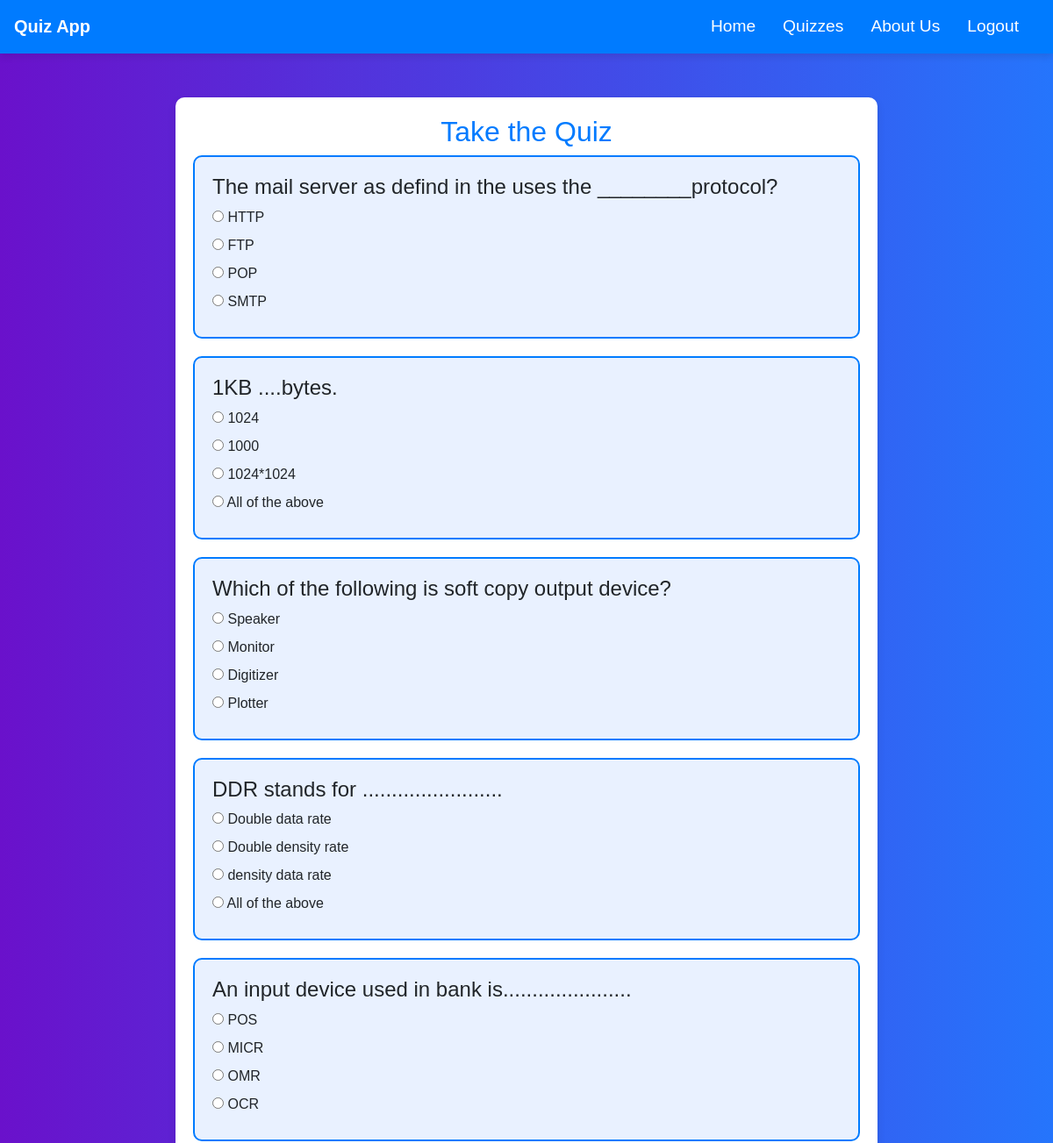
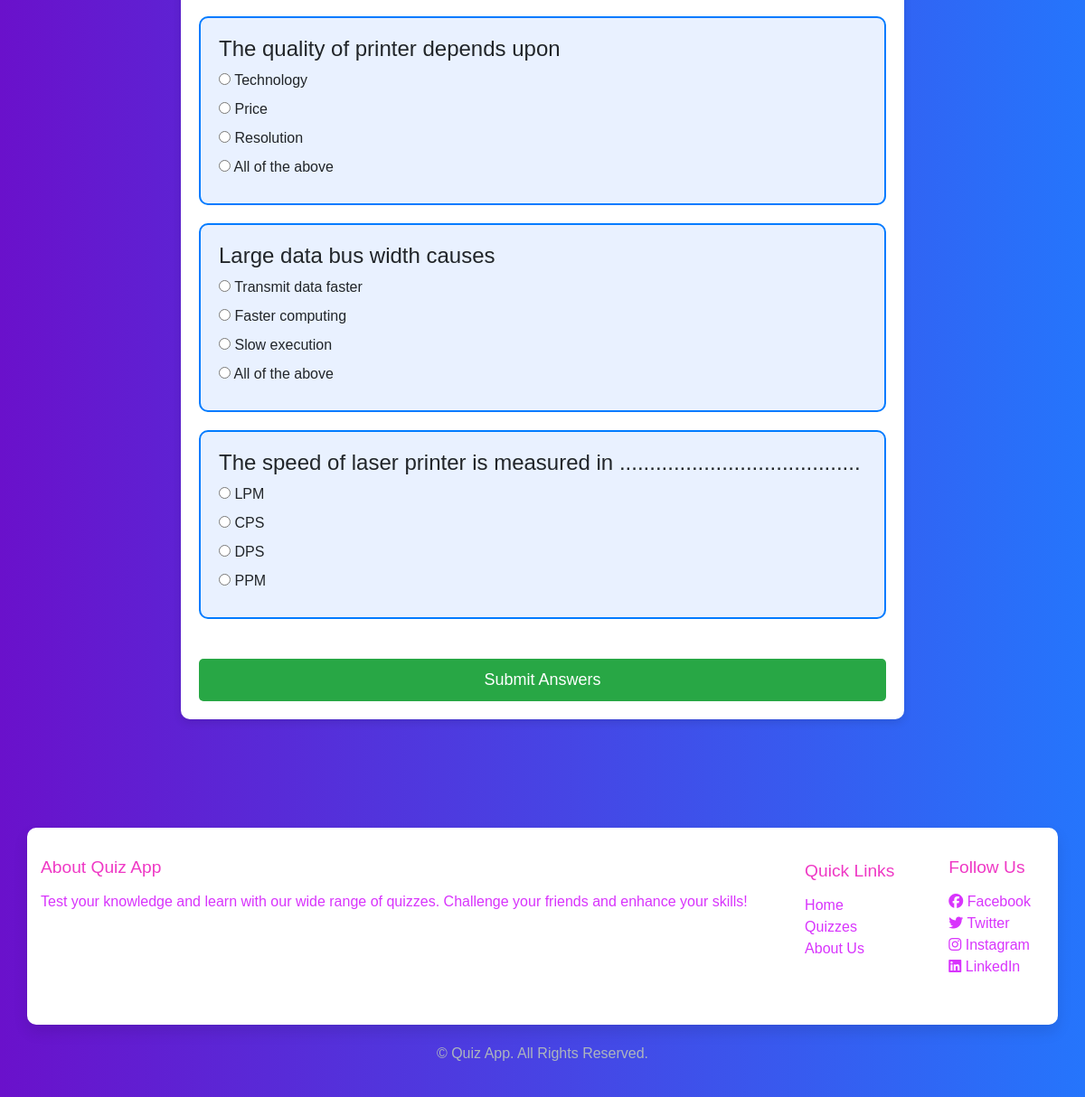
/quiz/ (signed in), run on the app's committed database (2 pictures, top to bottom).
### Qapp/models.py (models this page shows, shortened)
class Question(models.Model):
    question_text = models.CharField(max_length=255)

class Option(models.Model):
    question = models.ForeignKey(Question, related_name='options', on_delete=models.CASCADE)
    option_text = models.CharField(max_length=255)
    is_correct = models.BooleanField(default=False)  # This helps in checking correct answers later

### Qapp/views.py (the view, shortened to what this page needs)
# urls.py: path('quiz/', views.quiz_view, name='quiz'),
@login_required(login_url='login')
def quiz_view(request):
    questions = Question.objects.all()  # Get all questions
    return render(request, 'quiz.html', {'questions': questions})

### Qapp/templates/quiz.html (shortened to what this page needs)
{% extends "base.html" %}
{% block content %}
    <link href="https://maxcdn.bootstrapcdn.com/bootstrap/4.5.2/css/bootstrap.min.css" rel="stylesheet">
</head>
<body>
<div class="quiz-container">
    <h2>Take the Quiz</h2>
    <form method="POST">
        <div class="questions-wrapper">
            {% for question in questions %}
                <div class="question-card">
                    <h4>{{ question.question_text }}</h4>
                    {% for option in question.options.all %}
                        <label class="d-block">
                            <input type="radio" name="question_{{ question.id }}" value="{{ option.id }}">
                            {{ option.option_text }}
                        </label>
                    {% endfor %}
                </div>
            {% endfor %}
        </div>
        <button type="submit" class="submit-btn mt-4">Submit Answers</button>
    </form>
</div>
{% endblock content %}

### Qapp/templates/base.html (shortened to what this page needs)
<!DOCTYPE html>
<html lang="en">
{% load static %}
<head>
    <link href="https://maxcdn.bootstrapcdn.com/bootstrap/4.5.2/css/bootstrap.min.css" rel="stylesheet">
    <link href="https://cdnjs.cloudflare.com/ajax/libs/font-awesome/5.15.4/css/all.min.css" rel="stylesheet">
</head>
<body>
    <nav class="navbar navbar-expand-lg navbar-light">
        <a class="navbar-brand" href="/">Quiz App</a>
        <div class="collapse navbar-collapse" id="navbarNav">
            <ul class="navbar-nav ml-auto">
                <li class="nav-item">
                    <a class="nav-link" href="{% url 'home' %}">Home</a>
                </li>
                <li class="nav-item">
                    <a class="nav-link" href="{% url 'quiz' %}">Quizzes</a>
                </li>
                <li class="nav-item">
                    <a class="nav-link" href="{% url 'about' %}">About Us</a>
                </li>
                {% if user.is_authenticated %}
                <li class="nav-item">
                    <a class="nav-link" href="{% url 'logout' %}">Logout</a>
                </li>
                {% endif %}
            </ul>
        </div>
    </nav>
    {% block content %}
    {% endblock %}
    <footer class="footer">
        <div class="container">
            <div class="footer-section">
                <h4>About Quiz App</h4>
                <p>Test your knowledge and learn with our wide range of quizzes. Challenge your friends and enhance your
                    skills!</p>
            </div>
            <div class="link">
                <div class="footer-section">
                    <h4>Quick Links</h4>
                    <ul class="list-unstyled">
                        <li><a href="{% url 'quiz' %}">Home</a></li>
                        <li><a href="{% url 'quiz' %}">Quizzes</a></li>
                        <li><a href="{% url 'about' %}">About Us</a></li>
                    </ul>
                </div>
                <div class="footer-section">
                    <h4>Follow Us</h4>
                    <div class="social-icons">
                        <a href="#" target="_blank"><i class="fab fa-facebook"></i> Facebook</a><br>
                        <a href="#" target="_blank"><i class="fab fa-twitter"></i> Twitter</a><br>
                        <a href="#" target="_blank"><i class="fab fa-instagram"></i> Instagram</a><br>
                        <a href="#" target="_blank"><i class="fab fa-linkedin"></i> LinkedIn</a>
                    </div>
                </div>
            </div>
        </div>
        <div class="copyright">
            <p>&copy; Quiz App. All Rights Reserved.</p>
        </div>
    </footer>
</body>
</html>

### Qapp/templates/base.html (style rules this page uses)
body { font-family: 'Arial', sans-serif; background: linear-gradient(to right, #6a11cb, #2575fc); animation: fadeIn 1s ease-in-out; min-height: 100vh; }
.navbar { background-color: #007bff; box-shadow: 0 4px 8px rgba(0, 0, 0, 0.1); position: fixed; top: 0; width: 100%; z-index: 1000; transition: top 0.3s ease-in-out; }
.navbar-brand { font-size: 1.8rem; font-weight: bold; color: #ffffff !important; }
.navbar-nav .nav-link { font-size: 1.2rem; margin-right: 15px; color: #ffffff !important; transition: all 0.3s ease; }
.navbar-nav .nav-link { position: relative; overflow: hidden; }
.navbar-nav .nav-link::before { content: ''; position: absolute; width: 100%; height: 2px; bottom: 0; left: 0; background-color: #ffffff; visibility: hidden; transform: scaleX(0); transition: all 0.3s ease-in-out; }
.container { margin-top: 50px; padding: 2rem; background-color: white; border-radius: 10px; box-shadow: 0 8px 16px rgba(0, 0, 0, 0.1); animation: fadeInContent 1s ease; }
.footer { background: linear-gradient(to right, #6a11cb, #2575fc); color: white; padding: 20px 0; position: relative; bottom: 0; width: 100%; }
.footer .container { display: flex; justify-content: space-between; flex-wrap: wrap; }
.footer .footer-section { margin-bottom: 20px; }
.footer-section p { color: #d834fc; }
.footer h4 { font-size: 1.2rem; margin-bottom: 15px; color: #ef39c5; }
.footer a { color: #d834fc; text-decoration: none; }
.social-icons a { margin-right: 15px; color: #d834fc; }
.copyright { text-align: center; margin-top: 20px; color: #adb5bd; }
.link { display: flex; align-items: center; justify-content: space-between; gap: 60px; }

### Qapp/templates/quiz.html (style rules this page uses)
body { background-color: #f4f4f9; font-family: 'Arial', sans-serif; }
.quiz-container { max-width: 800px; margin: 50px auto; padding: 20px; background-color: #fff; box-shadow: 0 4px 10px rgba(0, 0, 0, 0.1); border-radius: 10px; }
h2 { text-align: center; color: #007bff; }
.question-card { margin-bottom: 20px; padding: 20px; border: 2px solid #007bff; border-radius: 10px; background-color: #e9f1ff; animation: fadeInUp 0.6s ease-in-out; }
.submit-btn { width: 100%; padding: 10px; background-color: #28a745; color: #fff; border: none; border-radius: 5px; font-size: 18px; cursor: pointer; }

### data on the page
Question: question_text "The mail server as defind in the uses the ________protocol?"
Option: option_text "HTTP"
Option: option_text "FTP"
Option: option_text "POP"
Option: option_text "SMTP"
Question: question_text "1KB ....bytes."
Option: option_text "1024"
Option: option_text "1000"
Option: option_text "1024*1024"
Option: option_text "All of the above"
Question: question_text "Which of the following is soft copy output device?"
Option: option_text "Speaker"
Option: option_text "Monitor"
Option: option_text "Digitizer"
Option: option_text "Plotter"
Question: question_text "DDR stands for ........................"
Option: option_text "Double data rate"
Option: option_text "Double density rate"
Option: option_text "density data rate"
Option: option_text "All of the above"
Question: question_text "An input device used in bank is......................"
Option: option_text "POS"
Option: option_text "MICR"
Option: option_text "OMR"
Option: option_text "OCR"
Question: question_text "The quality of printer depends upon"
Option: option_text "Technology"
Option: option_text "Price"
Option: option_text "Resolution"
Option: option_text "All of the above"
Question: question_text "Large data bus width causes"
Option: option_text "Transmit data faster"
Option: option_text "Faster computing"
Option: option_text "Slow execution"
Option: option_text "All of the above"
Question: question_text "The speed of laser printer is measured in ........................................"
Option: option_text "LPM"
Option: option_text "CPS"
Option: option_text "DPS"
Option: option_text "PPM"
